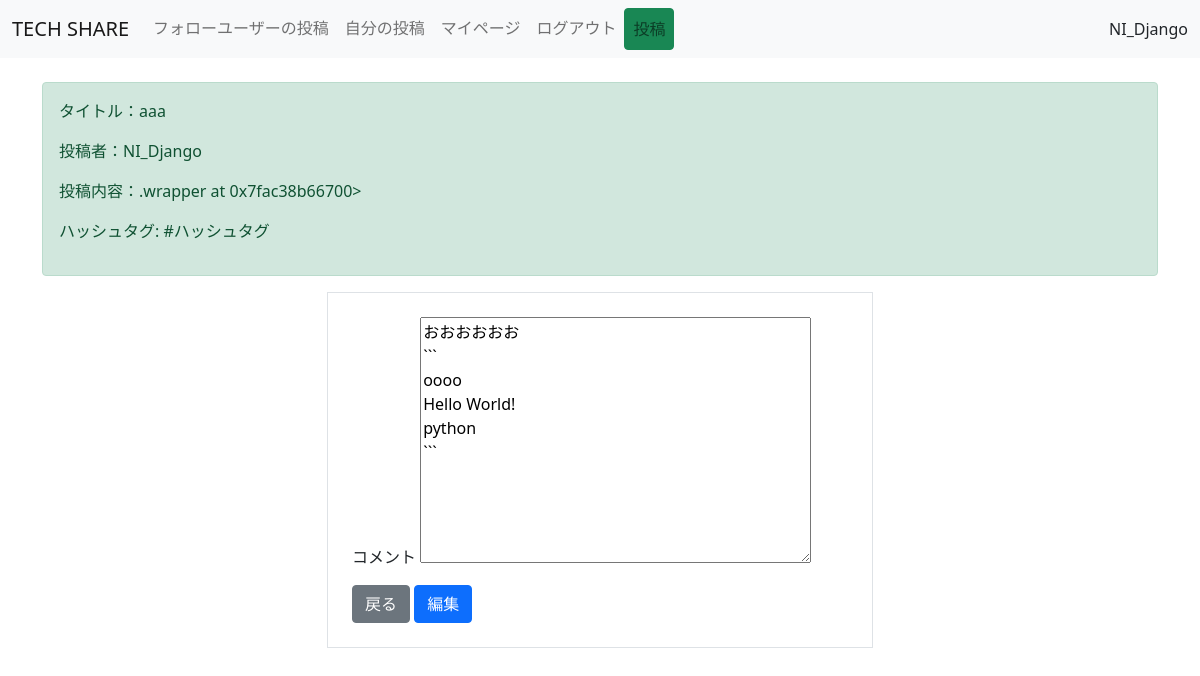
Screenshot of /comment-update/9/ (signed in) with the database file from the repository.
### snsapp/models.py (models this page shows, shortened)
class Post(models.Model):
   title = models.CharField(max_length=100)
   content = MarkdownxField('本文', help_text='Markdown形式で書いてください。')
   user = models.ForeignKey(User, on_delete=models.CASCADE)
   like = models.ManyToManyField(User, related_name='related_post', blank=True)
   created_at = models.DateTimeField(auto_now_add=True)
   tag = models.ManyToManyField(Tag)
   class Meta:
       ordering = ["-created_at"]

class Tag(models.Model):
    name = models.CharField(max_length=50)

class Comment(models.Model):
    content = MarkdownxField('本文', help_text='Markdown形式で書いてください。')
    post = models.ForeignKey(Post, on_delete=models.CASCADE, related_name='comments')
    user = models.ForeignKey(User, on_delete=models.CASCADE)
    created_at = models.DateTimeField(auto_now_add=True)

### snsapp/views.py (the view, shortened to what this page needs)
# urls.py: path('comment-update/<int:pk>/', UpdateComment.as_view(), name='comment-update'),
class UpdateComment(LoginRequiredMixin, UserPassesTestMixin, UpdateView):
    model = Comment
    form_class = CommentForm
    template_name = 'snsapp/update_comment.html'
    def get_context_data(self, **kwargs):
        context = super().get_context_data(**kwargs)
        comment = self.get_object()  # 現在のコメントオブジェクトを取得
        context['post'] = comment.post  # コメントに関連するPostを取得
        return context
    def test_func(self):
        comment = self.get_object()
        return self.request.user == comment.user

### snsapp/forms.py
class CommentForm(forms.ModelForm):
    class Meta:
        model = Comment
        fields = ['content']

### snsapp/templatetags/app.py (called while the page is built)
@register.filter
def markdown_to_html(text):
    return mark_safe(markdownify(text))

### template/snsapp/update_comment.html (shortened to what this page needs)
{% extends 'base.html' %}
{% load app %}
{% load static %}
{% block customcss %}
<link rel="stylesheet" href="{% static 'style.css' %}">
{% endblock customcss %}
{% block content %}
<div class="container mt-4">
    <div class="alert alert-success" role="alert">
        <p>タイトル：{{ post.title }}</p>
        <p>投稿者：{{ post.user}}</p>
        <p>投稿内容：{{ post.content | markdown_to_html | safe }}</p>
        {% if post.tag.all %}
        <p>
          ハッシュタグ:
          {% for tag in post.tag.all %}
            {% if tag.name %}
            #{{ tag.name }}
            {% endif %}
          {% endfor %}
        </p>
        {% endif %}
    </div>
    <div class="row justify-content-center">
        <div class="col-md-6">
            <form method="post" class="border p-4">
                <div class="form-group">
                    <label for="id_content">コメント</label>
                    {{ form.content }}
                </div>
                <a href="{% url 'snsapp:detail' post.pk %}" class="btn btn-secondary mt-3">戻る</a>
                <button type="submit" class="btn btn-primary mt-3">編集</button>
            </form>
        </div>
    </div>
</div>
<link rel="stylesheet" href="https://cdnjs.cloudflare.com/ajax/libs/highlight.js/9.12.0/styles/dracula.min.css">
{% endblock %}

### template/base.html (shortened to what this page needs)
{% load static %}
<!doctype html>
<html lang="ja">
  <head>
    <link href="https://cdn.jsdelivr.net/npm/bootstrap@5.0.0-beta3/dist/css/bootstrap.min.css" rel="stylesheet">
    <link rel="stylesheet" href="https://use.fontawesome.com/releases/v5.15.1/css/all.css">
    {% block customcss %}
    {% endblock customcss %}
  </head>
  <body>
    <nav class="navbar navbar-expand-lg navbar-light bg-light mb-3">
        <div class="container-fluid">
          <a class="navbar-brand" href="{% url 'snsapp:home' %}">TECH SHARE</a>
          <div class="collapse navbar-collapse" id="navbarNavAltMarkup">
            <div class="navbar-nav">
              <a class="nav-link" href="{% url 'account:follow-list' %}">フォローユーザーの投稿</a>
              <a class="nav-link" href="{% url 'snsapp:mypost' %}">自分の投稿</a>
              {% if user.is_authenticated %}
              <a class="nav-link" href="{% url 'account:my_page' request.user.pk %}">マイページ</a>
              <a class="nav-link" href="{% url 'account:logout' %}">ログアウト</a>
              {% else %}
              <a class="nav-link" href="{% url 'account:login' %}">ログイン</a>
              <a class="nav-link" href="{% url 'account:signup' %}">サインアップ</a>
              {% endif %}
              <a class="nav-link btn btn-success" href="{% url 'snsapp:create' %}" role="button">投稿</a>
            </div>
          </div>
          <div>
            {% if not user.is_authenticated %}
              ログイン or サインアップしてください
            {% else %}
              {{ request.user.username }}
            {% endif %}
          </div>
        </div>
      </nav>
      {% block content %}
      {% endblock content %}
  </body>
</html>

### rows the page displays
Post: title "aaa", user "NI_Django", content ".wrapper at 0x7fac38b66700>"
Tag: name "ハッシュタグ"
Comment: content "おおおおおお ``` oooo Hello World! python ```"

### other values shown
{{ request.user.username }} "NI_Django"
